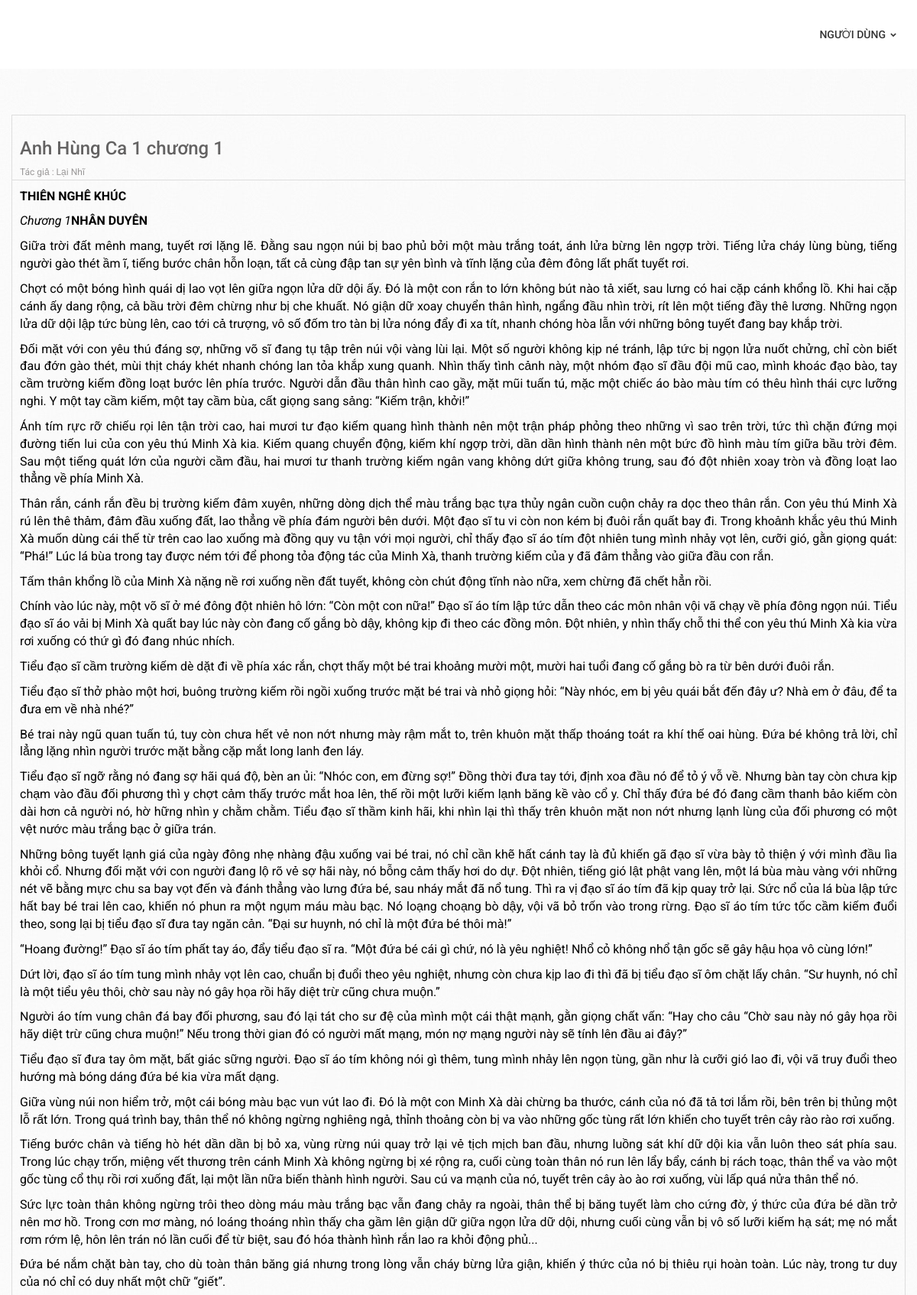
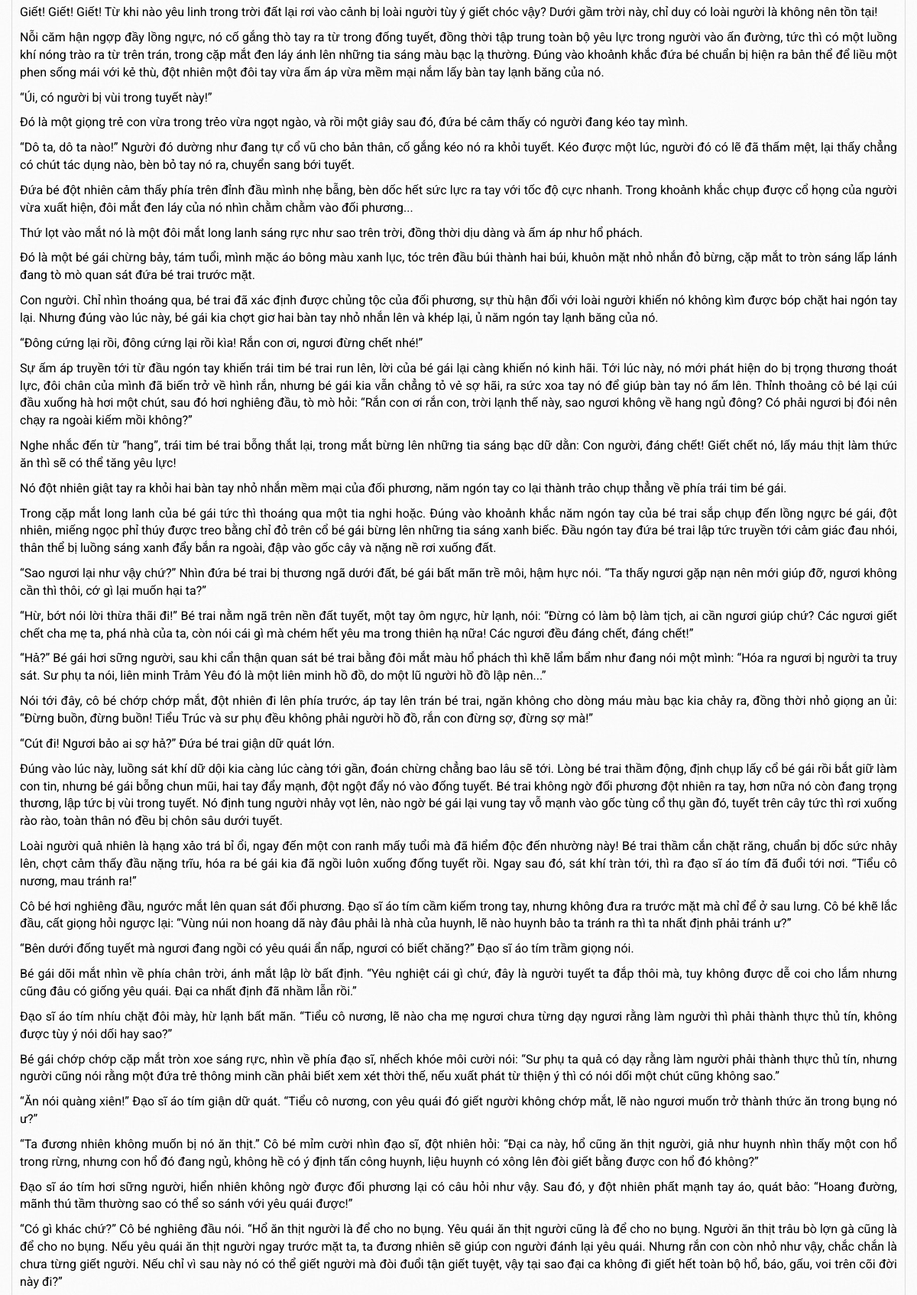
The page /user/chitiet.php?id=2 (upper part) on the database its author committed (2 pictures, top to bottom).
### tables this page shows
CREATE TABLE `sach` (
  `id` int(11) NOT NULL,
  `tensach` varchar(500) NOT NULL,
  `tacgia` varchar(500) NOT NULL,
  `anh` text NOT NULL,
  `noidung` longtext NOT NULL
);

### user/chitiet.php (the view, shortened to what this page needs)
<?php
include('../admin/inc/connect.php');
$id = $_GET["id"];
$sql = "
        SELECT *
        FROM sach
        WHERE id = '".$id."'
    ";
$query = mysqli_query($connect, $sql);
$row = mysqli_fetch_array($query);
?>
<!DOCTYPE html>
<html lang="vi" prefix="og: http://ogp.me/ns# fb: http://ogp.me/ns/fb# article: http://ogp.me/ns/article# title: http://ogp.me/ns#title image: http://ogp.me/ns#image">
<head>
    <link rel="stylesheet" href="cdnjs.cloudflare.com/ajax/libs/twitter-bootstrap/3.2.0/css/bootstrap.min.css"/>    <link rel="stylesheet" href="cdnjs.cloudflare.com/ajax/libs/font-awesome/4.7.0/css/font-awesome.min.css"/>    <link rel="stylesheet" href="printshop/css/theme-yellow.min.css"/>    <link rel="stylesheet" href="printshop/css/responsive.min.css"/>    <link rel="stylesheet" href="cdn.jsdelivr.net/jquery.jssocials/1.3.1/jssocials.css"/><link rel="stylesheet" href="cdn.jsdelivr.net/jquery.jssocials/1.3.1/jssocials-theme-minima.css"/><link rel="stylesheet" href="cdnjs.cloudflare.com/ajax/libs/photoswipe/4.1.1/photoswipe.min.css"/><link rel="stylesheet" href="cdnjs.cloudflare.com/ajax/libs/photoswipe/4.1.1/default-skin/default-skin.min.css"/></head>
<body>
<header>
    <?php include('header.php'); ?>
</header>    <main class="main ">
<section class="category-w parten-bg">
	<div class="container">
		<div class="row">
<section class="category-w parten-bg">
	<div class="container">
		<div class="row">
			<section class="category grid col-sm-12 col-xs-12">
					<div class="row">
	<div class="article">
		<div class="article-header">
			<h1 itemprop="name headline" class="title"><?php echo $row['tensach'] ?></h1>
			<div class="subtitle">
                 Tác giả : <span itemscope itemprop='author' itemtype='http://schema.org/Person'>
                    <span itemprop='name'>
                        <a href="#" itemprop="url"><?php echo $row['tacgia'] ?></a>                    </span>
                </span>
			</div>
		</div>
		<div itemprop='articleBody' class="article-body">
        <?php
            $idnd = $_SESSION['id'];
            $sqlnd = "
        SELECT *
        FROM nguoidung
        WHERE id = '".$idnd."'
    ";
$querynd = mysqli_query($connect, $sqlnd);
$rownd = mysqli_fetch_array($querynd);
if($rownd['capbac'] == 2 || $rownd['capbac'] == 3){
            ?>
            <?php echo substr($row['noidung'], 0, 9000) ?> ................................
            <div class="d-flex align-items-center justify-content-between mt-4 mb-0" style="text-align : right !important">
                <a class="btn btn-primary" href="vip.php" style="background-color : #FFCC2A; color : black">Nâng cấp VIP để đọc tiếp</a>
            </div>
            <?php }else{ ?>
                <?php echo $row['noidung'] ?>
            <?php } ?>
		</div>
	</div>
	</div>
</div>
			</section>
		</div>
	</div>
</section>    </main>
</html>

### rows shown on the page
sach: tensach "Anh Hùng Ca 1 chương 1", tacgia "Lại Nhĩ", noidung "THIÊN NGHÊ KHÚC Chương 1 NHÂN DUYÊN Giữa trời đất mênh mang, tuyết rơi lặng lẽ. Đằng sau ngọn núi bị bao phủ bởi một màu trắng toát, ánh lửa bừng lên ngợp trời. Tiếng lửa cháy lùng bùng, tiếng người gào thét ầm ĩ, tiếng bước chân hỗn loạn, tất cả cùng đập tan sự yên bình và tĩnh lặng của đêm đông lất phất tuyết rơi. Chợt có một bóng hình quái dị lao vọt lên giữa ngọn lửa dữ dội ấy. Đó là một con rắn to lớn không bút nào tả xiết, sau lưng có hai cặp cánh khổng lồ. Khi hai cặp cánh ấy dang rộng, cả bầu trời đêm chừng như bị che khuất. Nó giận dữ xoay chuyển thân hình, ngẩng đầu nhìn trời, rít lên một tiếng đầy thê lương. Những ngọn lửa dữ dội lập tức bùng lên, cao tới cả trượng, vô số đốm tro…"
